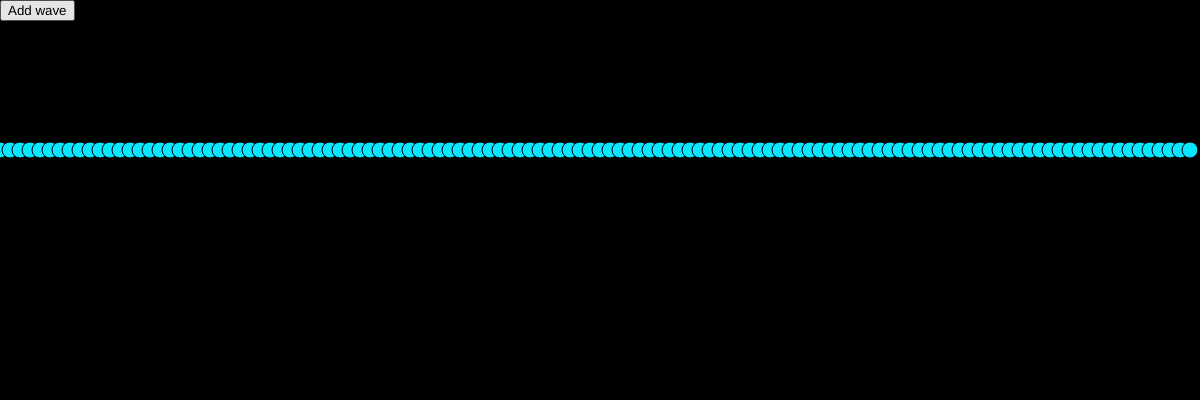
Frame 1 (no input)
Frame 60 (no input): identical to frame 1, image omitted
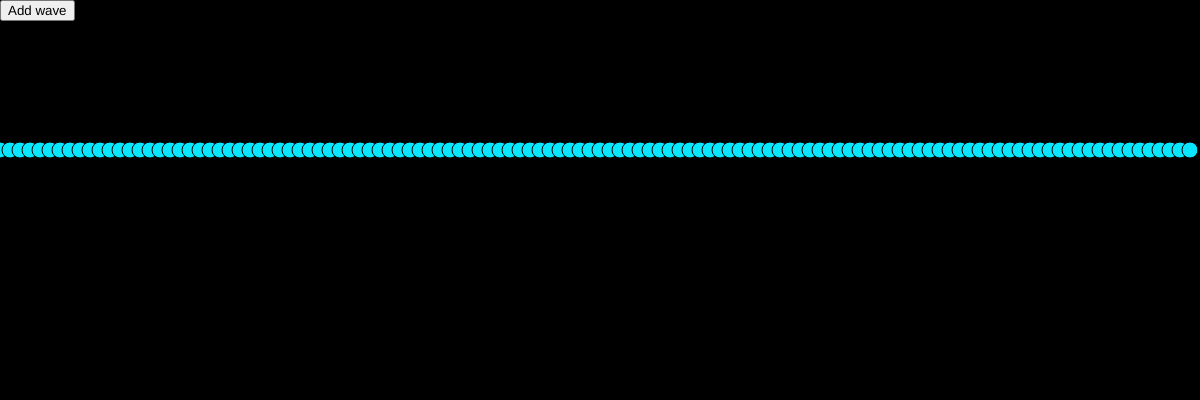
Frame 120 (the mouse pressed at the canvas centre since frame 60)

The p5.js sketch that drew these frames (run headless with seeded random() and noise() and a simulated clock; from frame 60 on, the mouse is pressed at the canvas centre):

// p5.js sketch
// ── sketch.js
let waves = [];
let counter = 0;
var f = [];
function setup() {
  createCanvas(windowWidth, 400);
  for (let i = 0; i < 1; i++) {
    waves[0] = new Wave(random(20, 80), random(100, 600), random(TWO_PI));
  }
  b = createButton("Add wave");
  b.position(0, 0);
  b.mousePressed(bpressed);
//  a = createElement("Wave" + counter);
}

function bpressed() {
  counter++;
  console.log(counter)
    createCanvas(windowWidth, 400+100*counter);

  // console.log(counter)
//  createCanvas(600, 400 + 100 * counter);
  waves[counter] = new Wave(random(20, 80), random(100, 600), random(TWO_PI));
}

function draw() {
  background(0);
 // for (let c = 0; c < counter; c++) {
    for (let x = 0; x < width; x += 10) {
      let y = 0;
      for (let i = 1; i < waves.length; i++){
        y += waves[i].evaluate(x);

      noStroke();
      ellipse(x, waves[i].evaluate(x)+100*(i)+200,5)
      }
      fill(10,230,309)
     ellipse(x, y+150, 16)
    }

  for (let wave of waves) {
    wave.update();
  }
}
// ── wave.js

class Wave {
  constructor(amp, period, phase) {
    this.amplitude = amp;
    this.period = period;
    this.phase = phase;
  }

  evaluate(x) {
    return sin(this.phase + (TWO_PI * x) / this.period) * this.amplitude;
  }

  update() {
    // CORRECTION?
    // phase should change relative to period?
    // this.phase += (10.0 / period);
    this.phase += 0.05;
  }
}
